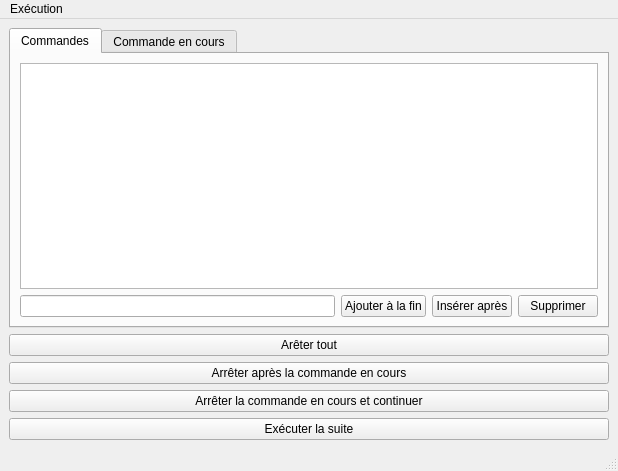
<?xml version="1.0" encoding="UTF-8"?>
<ui version="4.0">
 <class>MainWindow</class>
 <widget class="QMainWindow" name="MainWindow">
  <property name="geometry">
   <rect>
    <x>0</x>
    <y>0</y>
    <width>618</width>
    <height>471</height>
   </rect>
  </property>
  <property name="windowTitle">
   <string>Chained Commands</string>
  </property>
  <widget class="QWidget" name="centralwidget">
   <layout class="QVBoxLayout" name="verticalLayout">
    <item>
     <widget class="QTabWidget" name="tabWidget">
      <property name="currentIndex">
       <number>0</number>
      </property>
      <widget class="QWidget" name="tabNext">
       <attribute name="title">
        <string>Commandes</string>
       </attribute>
       <layout class="QVBoxLayout" name="verticalLayout_7">
        <item>
         <widget class="QTableView" name="listCmds"/>
        </item>
        <item>
         <layout class="QHBoxLayout" name="horizontalLayout">
          <item>
           <widget class="QLineEdit" name="leCmd"/>
          </item>
          <item>
           <widget class="QPushButton" name="bCmdAdd">
            <property name="text">
             <string>Ajouter à la fin</string>
            </property>
           </widget>
          </item>
          <item>
           <widget class="QPushButton" name="bCmdInsert">
            <property name="text">
             <string>Insérer après</string>
            </property>
           </widget>
          </item>
          <item>
           <widget class="QPushButton" name="bCmdDel">
            <property name="text">
             <string>Supprimer</string>
            </property>
           </widget>
          </item>
         </layout>
        </item>
       </layout>
      </widget>
      <widget class="QWidget" name="tabCurrent">
       <attribute name="title">
        <string>Commande en cours</string>
       </attribute>
       <layout class="QVBoxLayout" name="verticalLayout_4">
        <item>
         <widget class="QCheckBox" name="cbOutputInFile">
          <property name="text">
           <string>Enregistrer la sortie dans un fichier</string>
          </property>
         </widget>
        </item>
        <item>
         <widget class="QCheckBox" name="cbExecuteInTerminal">
          <property name="text">
           <string>Exécuter les commandes dans un nouveau terminal</string>
          </property>
          <property name="checked">
           <bool>false</bool>
          </property>
         </widget>
        </item>
        <item>
         <spacer name="verticalSpacer">
          <property name="orientation">
           <enum>Qt::Vertical</enum>
          </property>
          <property name="sizeHint" stdset="0">
           <size>
            <width>20</width>
            <height>40</height>
           </size>
          </property>
         </spacer>
        </item>
       </layout>
      </widget>
     </widget>
    </item>
    <item>
     <layout class="QVBoxLayout" name="verticalLayout_3">
      <item>
       <widget class="QPushButton" name="bStop">
        <property name="toolTip">
         <string>Cliquer 4 fois pour SIGKILL</string>
        </property>
        <property name="text">
         <string>Arêter tout</string>
        </property>
       </widget>
      </item>
      <item>
       <widget class="QPushButton" name="bStopAfterCurrent">
        <property name="toolTip">
         <string>Cliquer 4 fois pour SIGKILL</string>
        </property>
        <property name="text">
         <string>Arrêter après la commande en cours</string>
        </property>
       </widget>
      </item>
      <item>
       <widget class="QPushButton" name="bStopCurrentAndContinue">
        <property name="toolTip">
         <string>Cliquer 4 fois pour SIGKILL</string>
        </property>
        <property name="text">
         <string>Arrêter la commande en cours et continuer</string>
        </property>
       </widget>
      </item>
      <item>
       <widget class="QPushButton" name="bExecuteNext">
        <property name="text">
         <string>Exécuter la suite</string>
        </property>
       </widget>
      </item>
     </layout>
    </item>
   </layout>
  </widget>
  <widget class="QStatusBar" name="statusbar"/>
  <widget class="QMenuBar" name="menubar">
   <property name="geometry">
    <rect>
     <x>0</x>
     <y>0</y>
     <width>618</width>
     <height>21</height>
    </rect>
   </property>
   <widget class="QMenu" name="menu_x_cution">
    <property name="title">
     <string>Exécution</string>
    </property>
    <addaction name="actionStop"/>
    <addaction name="actionStopAfterCurrent"/>
    <addaction name="actionStopCurrentAndContinue"/>
    <addaction name="actionExecuteNext"/>
   </widget>
   <addaction name="menu_x_cution"/>
  </widget>
  <action name="actionStop">
   <property name="text">
    <string>Arrêter tout</string>
   </property>
  </action>
  <action name="actionStopAfterCurrent">
   <property name="text">
    <string>Arrêter après la commande en cours</string>
   </property>
  </action>
  <action name="actionStopCurrentAndContinue">
   <property name="text">
    <string>Arrêter la commande en cours et continuer</string>
   </property>
  </action>
  <action name="actionExecuteNext">
   <property name="text">
    <string>Exécuter la suite</string>
   </property>
  </action>
 </widget>
 <resources/>
 <connections/>
</ui>
